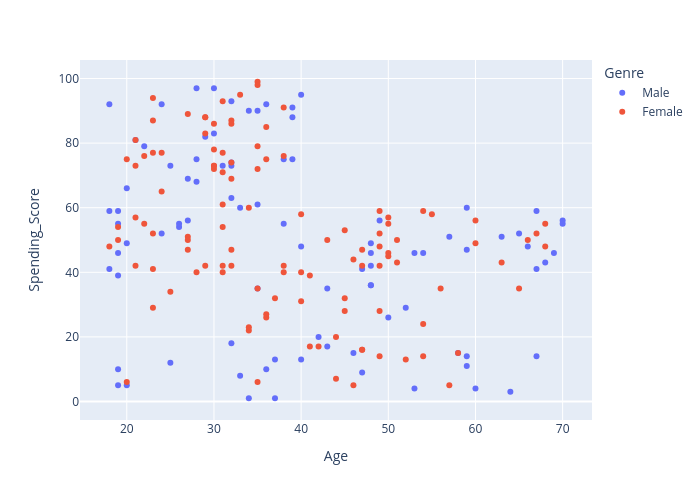

The notebook cell this image was saved under:
### Code cell
# plot Age and Score and add some color to your gender life.
px.scatter(
    data_frame=df,
    x="Age",
    y="Spending_Score",
    color="Genre",
    height=500, width=700
    )

### Figure 1 — Plotly figure (JSON) as saved in the notebook; plotly's stock layout.template omitted (floating-point values rounded to 4 significant figures)
{"data": [{"hovertemplate": "Genre=Male<br>Age=%{x}<br>Spending_Score=%{y}<extra></extra>", "legendgroup": "Male", "marker": {"color": "#636efa", "symbol": "circle"}, "mode": "markers", "name": "Male", "orientation": "v", "showlegend": true, "type": "scatter", "x": [19, 21, 64, 67, 37, 22, 20, 52, 35, 25, 31, 29, 35, 60, 53, 18, 24, 48, 33, 59, 47, 69, 53, 70, 19, 63, 18, 19, 70, 59, 26, 40, 57, 38, 67, 48, 18, 48, 24, 48, 20, 67, 26, 49, 54, 68, 66, 65, 19, 27, 39, 43, 40, 59, 38, 47, 39, 20, 32, 19, 32, 25, 28, 48, 34, 43, 39, 37, 34, 19, 50, 42, 32, 40, 28, 36, 36, 58, 27, 59, 35, 46, 30, 28, 33, 32, 32, 30], "xaxis": "x", "y": [39, 81, 3, 14, 13, 79, 66, 29, 35, 73, 73, 82, 61, 4, 4, 92, 92, 36, 60, 60, 41, 46, 46, 56, 55, 51, 59, 59, 55, 47, 54, 48, 51, 55, 41, 46, 41, 49, 52, 42, 49, 59, 55, 56, 46, 43, 48, 52, 46, 56, 91, 35, 95, 11, 75, 9, 75, 5, 73, 10, 93, 12, 97, 36, 90, 17, 88, 1, 1, 5, 26, 20, 63, 13, 75, 10, 92, 15, 69, 14, 90, 15, 97, 68, 8, 74, 18, 83], "yaxis": "y"}, {"hovertemplate": "Genre=Female<br>Age=%{x}<br>Spending_Score=%{y}<extra></extra>", "legendgroup": "Female", "marker": {"color": "#EF553B", "symbol": "circle"}, "mode": "markers", "name": "Female", "orientation": "v", "showlegend": true, "type": "scatter", "x": [20, 23, 31, 22, 35, 23, 30, 35, 58, 24, 35, 35, 46, 54, 45, 40, 23, 21, 49, 21, 42, 30, 36, 20, 65, 31, 49, 24, 50, 27, 29, 31, 49, 31, 50, 51, 27, 67, 54, 43, 68, 32, 47, 60, 60, 45, 23, 49, 46, 21, 55, 22, 34, 50, 68, 40, 32, 47, 27, 23, 49, 21, 66, 19, 38, 18, 19, 63, 49, 51, 50, 38, 40, 23, 31, 25, 31, 29, 44, 35, 57, 28, 32, 32, 34, 44, 38, 47, 27, 30, 30, 56, 29, 31, 36, 33, 36, 52, 30, 37, 32, 29, 41, 54, 41, 36, 34, 32, 38, 47, 35, 45], "xaxis": "x", "y": [6, 77, 40, 76, 6, 94, 72, 99, 15, 77, 35, 98, 5, 14, 32, 31, 87, 73, 14, 81, 17, 73, 26, 75, 35, 61, 28, 65, 55, 47, 42, 42, 52, 54, 45, 50, 51, 52, 59, 50, 48, 47, 42, 49, 56, 53, 52, 42, 44, 57, 58, 55, 60, 46, 55, 40, 42, 47, 50, 41, 48, 42, 50, 54, 42, 48, 50, 43, 59, 43, 57, 40, 58, 29, 77, 34, 71, 88, 7, 72, 5, 40, 87, 74, 22, 20, 76, 16, 89, 78, 73, 35, 83, 93, 75, 95, 27, 13, 86, 32, 86, 88, 39, 24, 17, 85, 23, 69, 91, 16, 79, 28], "yaxis": "y"}], "layout": {"height": 500, "legend": {"title": {"text": "Genre"}, "tracegroupgap": 0}, "margin": {"t": 60}, "width": 700, "xaxis": {"anchor": "y", "domain": [0, 1], "title": {"text": "Age"}}, "yaxis": {"anchor": "x", "domain": [0, 1], "title": {"text": "Spending_Score"}}}}
